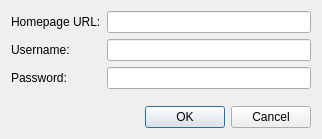
<?xml version="1.0" encoding="UTF-8"?>
<ui version="4.0">
 <class>SugarConfigDialog</class>
 <widget class="QDialog" name="SugarConfigDialog">
  <property name="geometry">
   <rect>
    <x>0</x>
    <y>0</y>
    <width>322</width>
    <height>139</height>
   </rect>
  </property>
  <property name="windowTitle">
   <string>SugarCRM Account Settings</string>
  </property>
  <layout class="QVBoxLayout" name="verticalLayout">
   <item>
    <layout class="QFormLayout" name="formLayout">
     <item row="0" column="0">
      <widget class="QLabel" name="label">
       <property name="text">
        <string>Homepage URL:</string>
       </property>
      </widget>
     </item>
     <item row="0" column="1">
      <widget class="QLineEdit" name="host"/>
     </item>
     <item row="1" column="0">
      <widget class="QLabel" name="label_2">
       <property name="text">
        <string>Username:</string>
       </property>
      </widget>
     </item>
     <item row="1" column="1">
      <widget class="QLineEdit" name="user"/>
     </item>
     <item row="2" column="0">
      <widget class="QLabel" name="label_3">
       <property name="text">
        <string>Password:</string>
       </property>
      </widget>
     </item>
     <item row="2" column="1">
      <widget class="QLineEdit" name="password">
       <property name="echoMode">
        <enum>QLineEdit::PasswordEchoOnEdit</enum>
       </property>
      </widget>
     </item>
    </layout>
   </item>
   <item>
    <spacer name="verticalSpacer">
     <property name="orientation">
      <enum>Qt::Vertical</enum>
     </property>
     <property name="sizeHint" stdset="0">
      <size>
       <width>20</width>
       <height>11</height>
      </size>
     </property>
    </spacer>
   </item>
   <item>
    <widget class="QDialogButtonBox" name="buttonBox">
     <property name="orientation">
      <enum>Qt::Horizontal</enum>
     </property>
     <property name="standardButtons">
      <set>QDialogButtonBox::Cancel|QDialogButtonBox::Ok</set>
     </property>
    </widget>
   </item>
  </layout>
 </widget>
 <resources/>
 <connections>
  <connection>
   <sender>buttonBox</sender>
   <signal>accepted()</signal>
   <receiver>SugarConfigDialog</receiver>
   <slot>accept()</slot>
   <hints>
    <hint type="sourcelabel">
     <x>248</x>
     <y>254</y>
    </hint>
    <hint type="destinationlabel">
     <x>157</x>
     <y>274</y>
    </hint>
   </hints>
  </connection>
  <connection>
   <sender>buttonBox</sender>
   <signal>rejected()</signal>
   <receiver>SugarConfigDialog</receiver>
   <slot>reject()</slot>
   <hints>
    <hint type="sourcelabel">
     <x>316</x>
     <y>260</y>
    </hint>
    <hint type="destinationlabel">
     <x>286</x>
     <y>274</y>
    </hint>
   </hints>
  </connection>
 </connections>
</ui>
